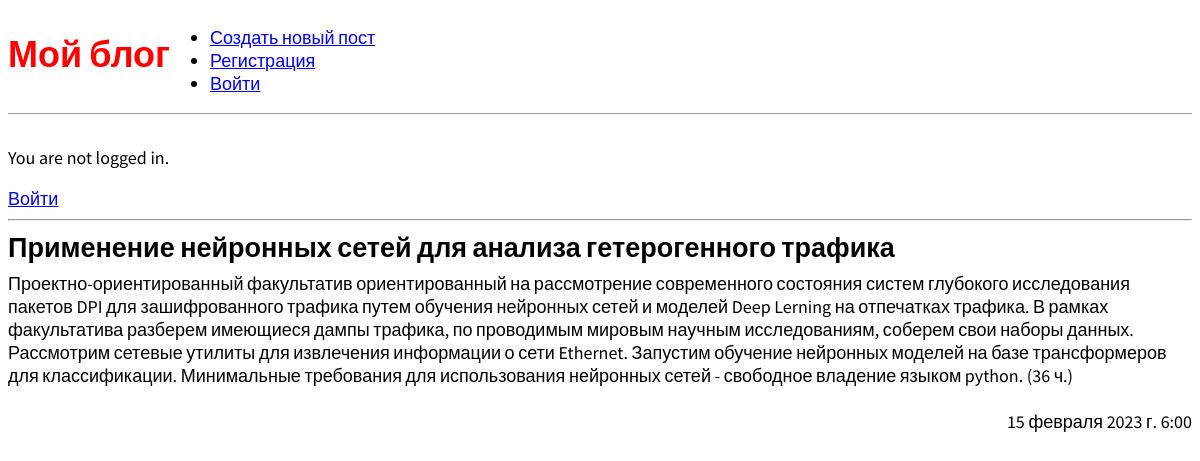
The app's page /post/4/ with its own data.
### blog/models.py (models this page shows, shortened)
class Post(models.Model):
    title = models.CharField(max_length=200)  # Строковое поле, для строк малого и большого размера.
    author = models.ForeignKey(
        'auth.User',
        on_delete=models.CASCADE,  # Если удалиться пользователь, то и его статьи удаляться(каскадное отношение)
    )
    body = models.TextField()  # Большое текстовое поле
    time_create = models.DateTimeField(default=datetime.datetime.now())

### blog/views.py (the view)
# urls.py: path("post/<int:pk>/", BlogDetailView.as_view(), name='post_detail'),
class BlogDetailView(DetailView):
    model = Post
    template_name = 'post_detail.html'

### templates/post_detail.html
{% extends 'base.html' %}
{% block content %}
  <div class="post-entry">
    <h2>{{ object.title }}</h2>
    <p>{{ object.body }}</p>
    <br>
    <p style="text-align: right;">{{ object.time_create }}</p>
  </div>
{% endblock content %}

### static/css/base.css (style rules this page uses)
body { font-family: 'Source Sans Pro', sans-serif; font-size: 18px; }
.post-entry { margin-bottom: 2rem; }
.post-entry h2 { margin: 0.5rem 0; }
.post-entry p { margin: 0; font-weight: 400; }

### records on screen
Post: title "Применение нейронных сетей для анализа гетерогенного трафика", body "Проектно-ориентированный факультатив ориентированный на рассмотрение современного состояния систем глубокого исследования пакетов DPI для зашифрованного трафика путем обучения нейронных сетей и моделей Deep Lerning на отпечатках трафика. В рамках факультатива разберем имеющиеся дампы трафика, по проводимым мировым научным исследованиям, соберем свои наборы данных. Рассмотрим сетевые утилиты для извлечения информации о сети Ethernet. Запустим обучение нейронных моделей на базе трансформеров для классификации. Минимальные требования для использования нейронных сетей - свободное владение языком python. (36 ч.)", time_create "15 февраля 2023 г. 6:00"
